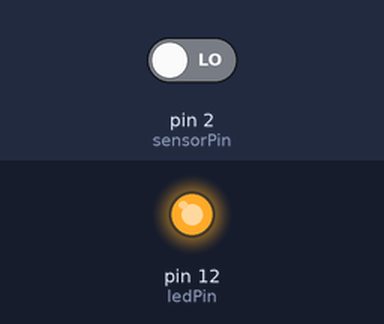
Simulated run of this sketch. Board: Arduino Uno, built with avr-gcc and run on an emulated ATmega328P. Shown: output pins drawn as LEDs (lit = HIGH). The test bench sets the inputs (shaded band); at power-on: pin 2 (sensorPin) LOW. What the sketch prints to the serial monitor is not drawn.

Above: at 2.1 s.
At 2.6 s:
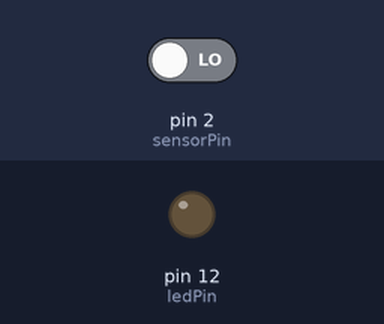
Timing chart, 0 to 4.1 s (numbered marks = the images above):
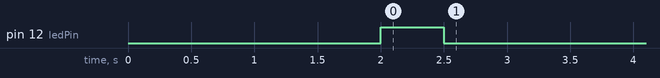

The sketch:

proyecto23_sensor_presencia.ino
```cpp
int ledPin = 12;
int sensorPin = 2;

void setup() {
  Serial.begin(9600);
  pinMode(ledPin,OUTPUT);
  pinMode(sensorPin,INPUT);
  delay(2000);
  digitalWrite(ledPin,HIGH);
  delay(500);
  digitalWrite(ledPin,LOW);
}

void loop() {
  Serial.println(digitalRead(sensorPin));
  if(digitalRead(sensorPin) == HIGH){
    digitalWrite(ledPin,HIGH);

  }else{
    digitalWrite(ledPin,LOW);
  }

}
```
